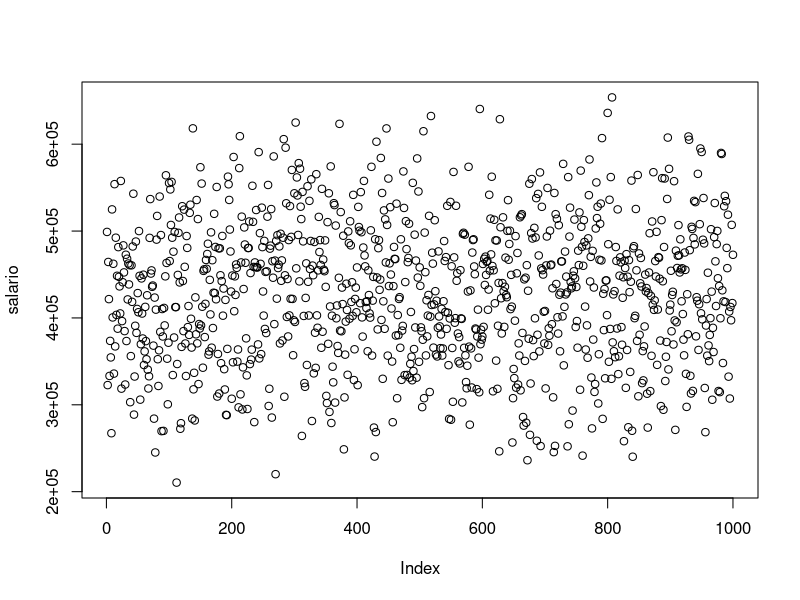
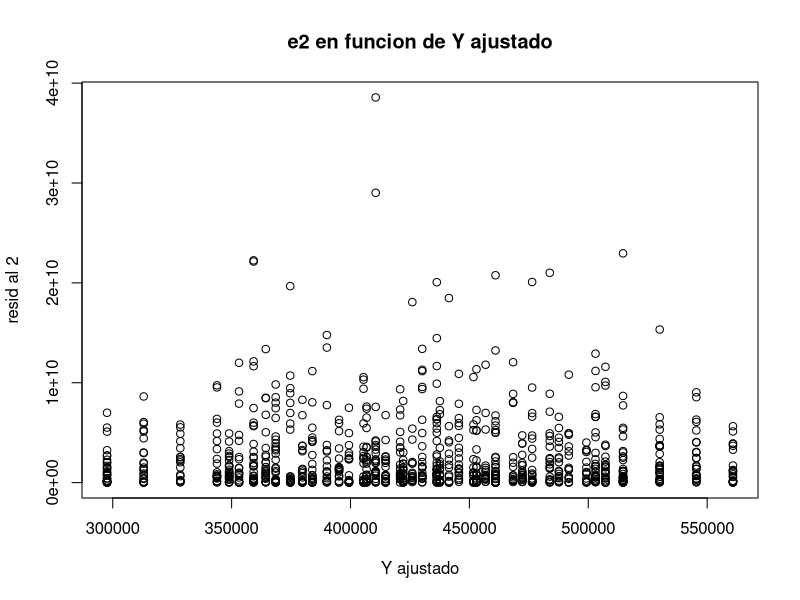
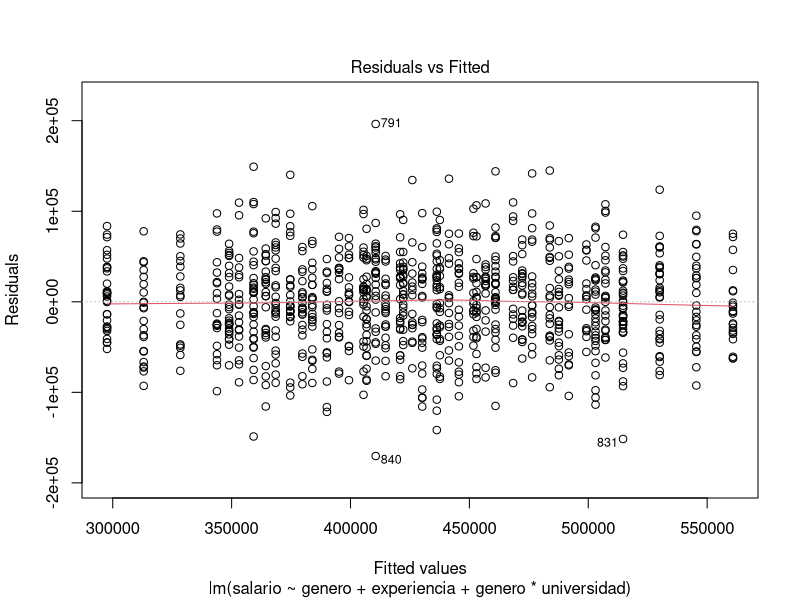
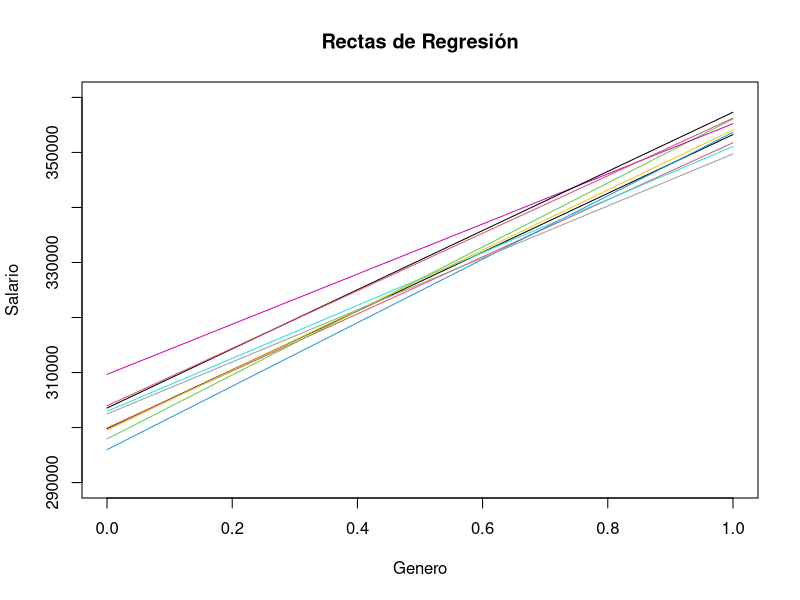
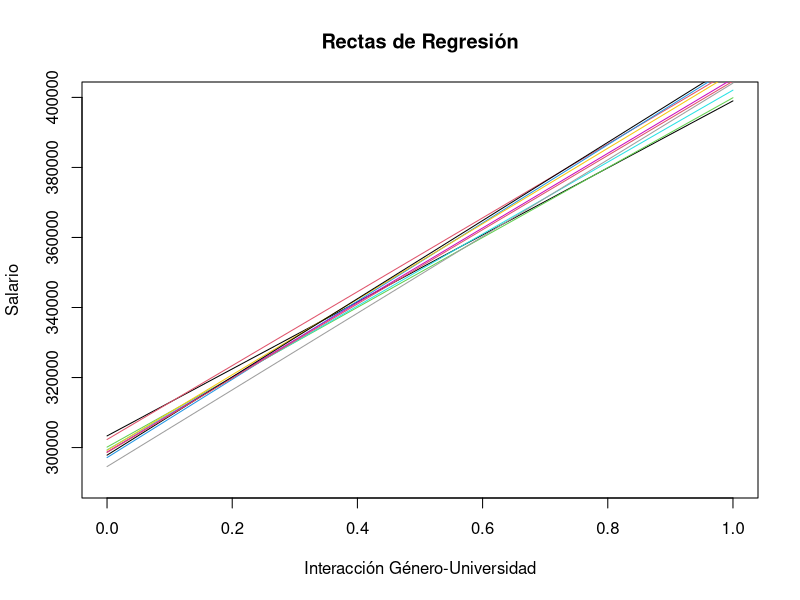

The R source for these figures, in order:
## ----------------------------------------------------------------------------------------------------------------------
# Generar variables y datos de muestra
# set.seed(123)
set.seed(sample(1:10000, 1))
salario_semanal <-300000 
# experiencia(0 = Falso, 1 = Verdadero)
experiencia <- sample(0:10, 1000, replace = TRUE)
# Género (0 = Femenino, 1 = Masculino)
genero <- sample(c(0, 1), 1000, replace = TRUE)
# Universidad (0 = Pública, 1 =  Privada)
universidad <- sample(c(0, 1), 1000, replace = TRUE)

#valores
μ_gen <- (0.18 * salario_semanal)
μ_exp <- (0.05 * salario_semanal) # 35% en 5 años entonces 35/5 = 5% por año
μ_univ <- (0.17 * salario_semanal)
error_std_dev <- 50000 #tomando la mitad del valor salarial lo divido en 3 partes

# Salario semanal en pesos
salario <- salario_semanal + μ_gen * genero + μ_exp * experiencia + μ_univ * universidad + rnorm(1000, 0, error_std_dev)

dat <- data.frame(salario, genero, experiencia, universidad)
plot(salario)


## ----------------------------------------------------------------------------------------------------------------------
# Ajustar el modelo de regresión lineal
# Salario semanal en pesos
#set.seed(123)
modelo <- lm(salario ~ genero + experiencia + genero * universidad)
summary(modelo)



## ----------------------------------------------------------------------------------------------------------------------
e2=(modelo$residuals)^2
plot(modelo$fitted.values,e2 , main = "e2 en funcion de Y ajustado",
     xlab = "Y ajustado", ylab = "resid al 2")


## ----------------------------------------------------------------------------------------------------------------------
# Gráfico de residuos vs. valores ajustados
plot(modelo, which = 1)


## ----------------------------------------------------------------------------------------------------------------------
# Prueba de Goldfeld-Quandt
library(lmtest)
gqtest(modelo)


## ----------------------------------------------------------------------------------------------------------------------
# Errores estándar robustos a heterocedasticidad
library(sandwich)
coeftest(modelo, vcov = vcovHC(modelo, type = "HC1"))



## ----------------------------------------------------------------------------------------------------------------------
# Función para realizar una regresión y guardar la recta de regresión
realizar_regresion_y_guardar_recta <- function(...) {
  # Generar datos de muestra
  set.seed(sample(1:10000, 1))  # Semilla aleatoria
  salario_semanal <-300000 
  # Género (0 = Femenino, 1 = Masculino)
  genero <- sample(c(0, 1), 1000, replace = TRUE)
  # Universidad (0 = Pública, 1 =  Privada)
  universidad <- sample(c(0, 1), 1000, replace = TRUE)
  #valores
  μ_gen <- (0.18 * salario_semanal)
  μ_univ <- (0.17 * salario_semanal)
  error_std_dev <- 50000 #tomando la mitad del valor salarial lo divido en 3 partes

  salario <- salario_semanal + μ_gen * genero + μ_univ * universidad + rnorm(1000, 0, error_std_dev)
    
  # Ajustar el modelo de regresión lineal
  modelo <- lm(salario ~ genero + genero * universidad)

    # Guardar la recta de regresión
  recta <- data.frame(
    genero = 0:1,
    salario = coef(modelo)[1] + coef(modelo)[2] * (0:1) # Ecuación para genero = 0, universidad = 1
  )
  return(recta)
}

# Realizar la simulación de Monte Carlo
resultados <- lapply(1:10, realizar_regresion_y_guardar_recta)

# Graficar todas las rectas de regresión en un solo gráfico
plot(NULL, xlim = c(0, 1), ylim = c(290000, 360000), xlab = "Genero", ylab = "Salario", main = "Rectas de Regresión")
for (i in 1:10) {
  lines(resultados[[i]]$genero, resultados[[i]]$salario, col = i)
}
#legend("topright", legend = paste("Regresión", 1:10), col = 1:10, lty = 1)



## ----------------------------------------------------------------------------------------------------------------------
# Función para realizar una regresión y guardar la recta de regresión
realizar_regresion_y_guardar_recta_2 <- function(...) {
  # Generar datos de muestra
  set.seed(sample(1:10000, 1))  # Semilla aleatoria
  salario_semanal <-300000 
  # Género (0 = Femenino, 1 = Masculino)
  genero <- sample(c(0, 1), 1000, replace = TRUE)
  # Universidad (0 = Pública, 1 =  Privada)
  universidad <- sample(c(0, 1), 1000, replace = TRUE)
  #valores
  μ_gen <- (0.18 * salario_semanal)
  μ_univ <- (0.17 * salario_semanal)
  error_std_dev <- 50000 #tomando la mitad del valor salarial lo divido en 3 partes

  salario <- salario_semanal + μ_gen * genero + μ_univ * universidad + rnorm(1000, 0, error_std_dev)
    
  # Ajustar el modelo de regresión lineal
  modelo <- lm(salario ~ genero + genero * universidad)

 # Guardar la recta de regresión
  recta <- data.frame(
    interaccion = c(0, 1), # 0 = mujer y universidad privada, 1 = hombre y universidad pública
    salario = c(coef(modelo)[1], coef(modelo)[1] + coef(modelo)[2] + coef(modelo)[3])
  )
  return(recta)
}

# Realizar la simulación de Monte Carlo
resultados <- lapply(1:10, realizar_regresion_y_guardar_recta_2)

# Graficar todas las rectas de regresión en un solo gráfico
plot(NULL, xlim = c(0, 1), ylim = c(290000, 400000), xlab = "Interacción Género-Universidad", ylab = "Salario", main = "Rectas de Regresión")
for (i in 1:10) {
  lines(resultados[[i]]$interaccion, resultados[[i]]$salario, col = i)
}
#legend("topright", legend = paste("Regresión", 1:10), col = 1:10, lty = 1)
